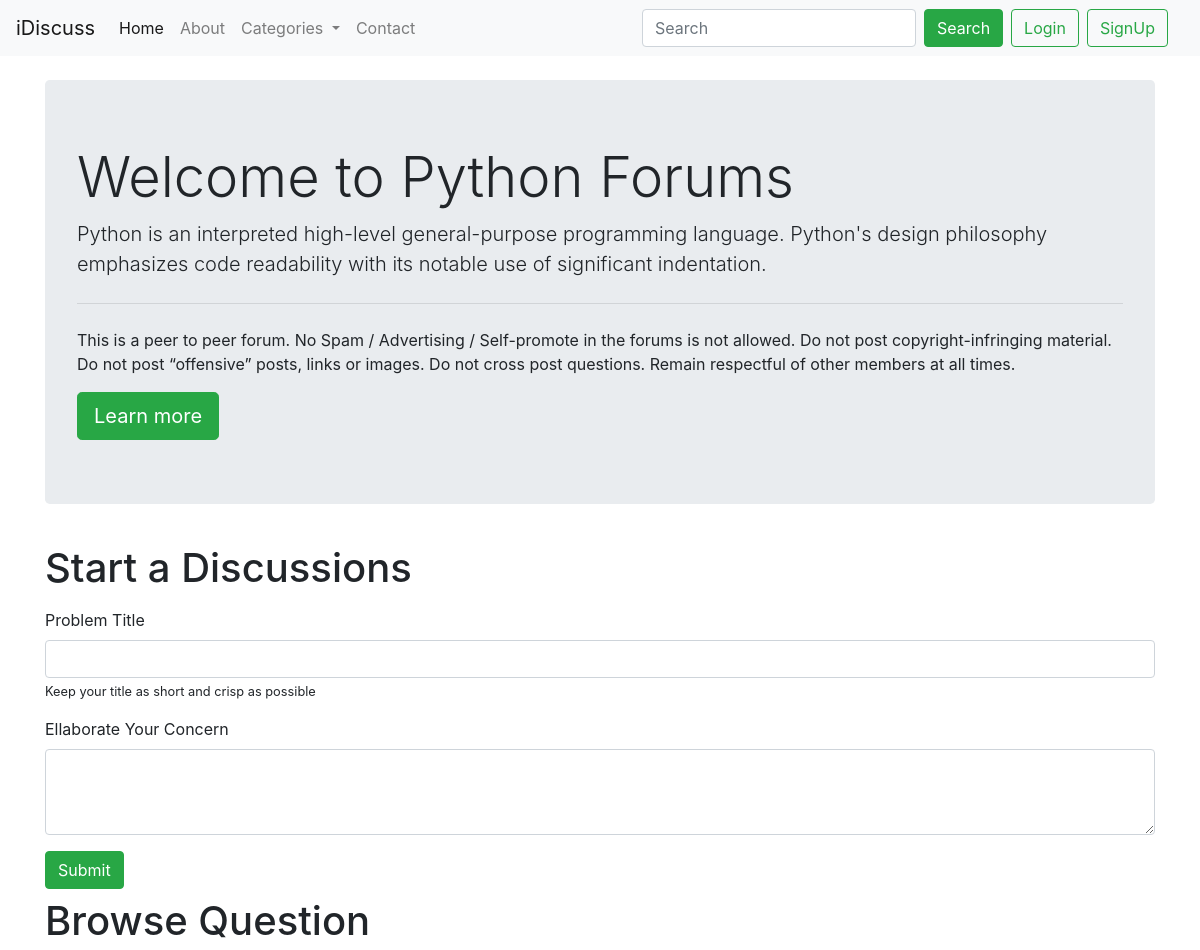
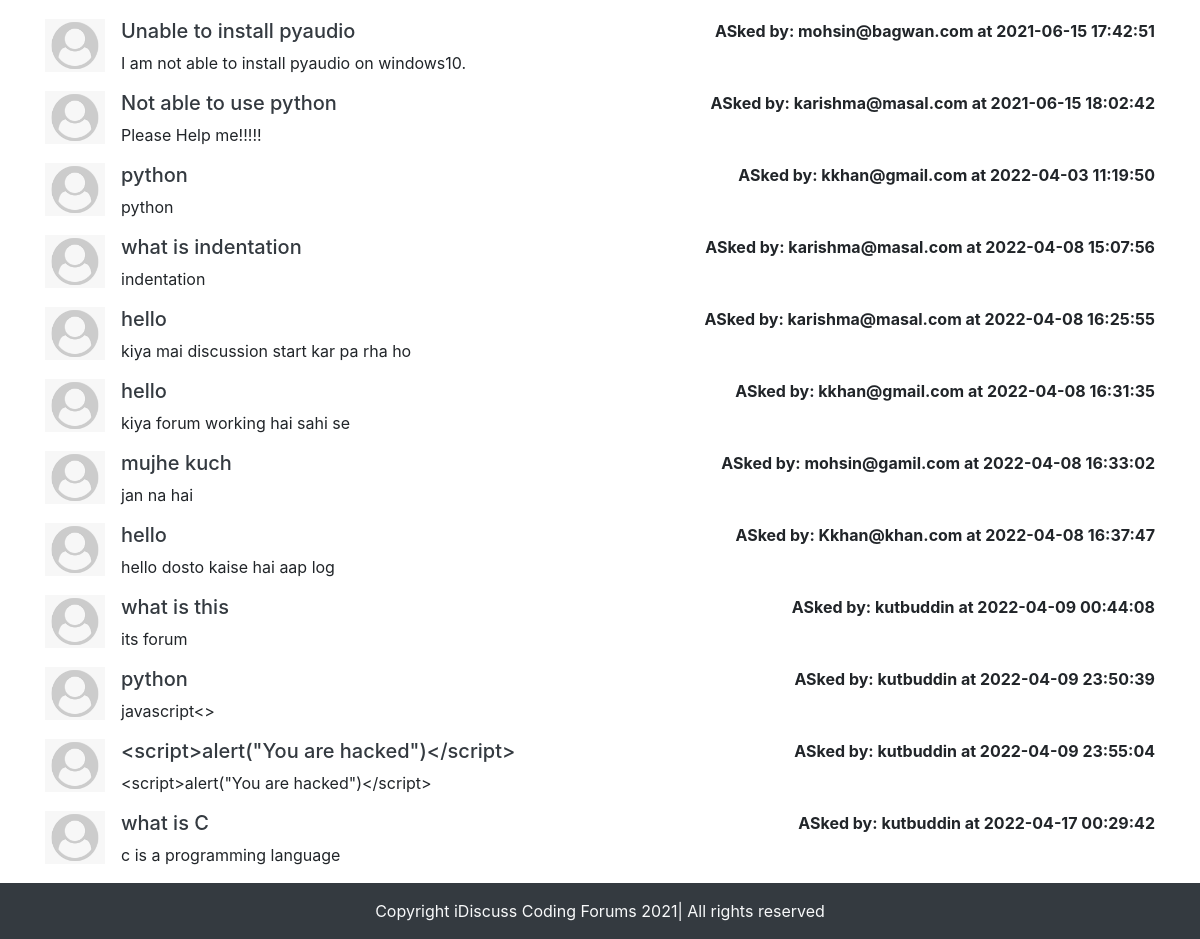
The app's page /threadlist.php?catid=1 with its own data (2 pictures, top to bottom).
### tables this page shows
CREATE TABLE `categories` (
  `category_id` int(8) NOT NULL,
  `category_name` varchar(255) NOT NULL,
  `category_description` varchar(255) NOT NULL,
  `created` datetime NOT NULL DEFAULT current_timestamp()
);

CREATE TABLE `threads` (
  `thread_id` int(7) NOT NULL,
  `thread_title` varchar(255) NOT NULL,
  `thread_description` text NOT NULL,
  `thread_cat_id` int(7) NOT NULL,
  `thread_user_id` int(7) NOT NULL,
  `timestamp` datetime NOT NULL DEFAULT current_timestamp()
);

CREATE TABLE `users` (
  `sno` int(8) NOT NULL,
  `user_email` varchar(30) NOT NULL,
  `user_pass` varchar(255) NOT NULL,
  `timestamp` datetime NOT NULL DEFAULT current_timestamp()
);

### threadlist.php (the view, shortened to what this page needs)
<!doctype html>
<html lang="en">
<head>
    <link rel="stylesheet" href="https://stackpath.bootstrapcdn.com/bootstrap/4.5.0/css/bootstrap.min.css"
>
</head>
<body>
    <?php include 'partials/_header.php';?>
    <?php include 'partials/_dbconnect.php';?>
    <?php
        $id = $_GET['catid'];
        $sql = "SELECT * FROM `categories` WHERE category_id=$id";
        $result = mysqli_query($conn, $sql);
        while($row = mysqli_fetch_assoc($result)){
            $catname = $row['category_name'];
            $desc = $row['category_description'];
        }
    ?>
    <div class="container my-4">
        <div class="jumbotron">
            <h1 class="display-4">Welcome to <?php echo $catname; ?> Forums</h1>
            <p class="lead"><?php echo $desc; ?> </p>
            <hr class="my-4">
            <p>This is a peer to peer forum. No Spam / Advertising / Self-promote in the forums is not allowed. Do
                not post copyright-infringing material. Do not post “offensive” posts, links or images. Do not cross
                post questions. Remain respectful of other members at all times.</p>
            <a class="btn btn-success btn-lg" href="#" role="button">Learn more</a>
        </div>
    </div>
    <div class="container">
        <h1 class="py-2">Start a Discussions</h1>
        <form action="<?php echo $_SERVER['REQUEST_URI']; ?>" method="post">
            <div class="mb-3">
                <label for="exampleInputEmail1" class="form-label">Problem Title</label>
                <input type="text" class="form-control" id="title" name="title" aria-describedby="title">
                <small id="emailHelp" class="form-text">Keep your title as short and crisp as possible</small>
            </div>
            <div class="form-group">
                <label for="exampleFormControlTextArea1">Ellaborate Your Concern</label>
                <textarea class="form-control" id="desc" name="desc" rows="3"></textarea>
            </div>
            <button type="submit" class="btn btn-success">Submit</button>
        </form>
    </div>
    <div class="container" id="ques">
        <h1 class="py-2">Browse Question</h1>
        <?php
            $id = $_GET['catid'];
            $sql = "SELECT * FROM `threads` WHERE thread_cat_id=$id";
            $result = mysqli_query($conn, $sql);
            while($row = mysqli_fetch_assoc($result)){
                $id = $row['thread_id'];
                $title = $row['thread_title'];
                $desc = $row['thread_description'];
                $thread_time = $row['timestamp'];
                $thread_user_id = $row['thread_user_id'];
                $sql2 = "SELECT user_email FROM `users` WHERE sno='$thread_user_id'";
                $result2 = mysqli_query($conn, $sql2);
                $row2 = mysqli_fetch_assoc($result2);
                echo '<div class="media my-3">
                    <img class="mr-3" src="img/user-default.png" width="60px" alt="">
                    <div class="media-body">' .
                        '<h5 class="mt-0"> <a class="text-dark" href="thread.php?threadid='. $id .'"> '. $title .'</a></h5>
                        '. $desc .' </div>' . '<p class="font-weight-bold my-0"> ASked by: ' . $row2['user_email']. ' at '. $thread_time.'</p>'.
                '</div>';
            }
        ?>
    </div>
    <?php include 'partials/_footer.php';?>
</body>
</html>

### partials/_header.php (shortened to what this page needs)
<?php
echo '
<nav class="navbar navbar-expand-lg navbar-light bg-light">
        <a class="navbar-brand" href="/Zaiba">iDiscuss</a>
        <button class="navbar-toggler" type="button" data-toggle="collapse" data-target="#navbarSupportedContent"
            aria-controls="navbarSupportedContent" aria-expanded="false" aria-label="Toggle navigation">
            <span class="navbar-toggler-icon"></span>
        </button>
        <div class="collapse navbar-collapse" id="navbarSupportedContent">
            <ul class="navbar-nav mr-auto">
                <li class="nav-item active">
                    <a class="nav-link" href="/Zaiba">Home <span class="sr-only">(current)</span></a>
                </li>
                <li class="nav-item">
                    <a class="nav-link" href="about.php">About</a>
                </li>
                <li class="nav-item dropdown">
                    <a class="nav-link dropdown-toggle" href="#" id="navbarDropdown" role="button"
                        data-toggle="dropdown" aria-haspopup="true" aria-expanded="false">
                        Categories
                    </a>
                    <div class="dropdown-menu" aria-labelledby="navbarDropdown">
                        <a class="dropdown-item" href="#">Action</a>
                        <a class="dropdown-item" href="#">Another action</a>
                        <div class="dropdown-divider"></div>
                        <a class="dropdown-item" href="#">Something else here</a>
                    </div>
                </li>
                <li class="nav-item">
                    <a class="nav-link" href="contact.php">Contact</a>
                </li>
            </ul>
            <div class="row mx-2">';
if(isset($_SESSION['loggedin']) && $_SESSION['loggedin'] == true){
    echo '<form class="form-inline my-2 my-lg-0">
    <input class="form-control mr-sm-2" type="search" placeholder="Search" aria-label="Search">
    <button class="btn btn-success my-2 my-sm-0" type="submit">Search
    </button>
    <p class="text-dark my-0 mx-2">Welcom '. $_SESSION['useremail'].'</p>
    <a href="partials/_logout.php" class="btn btn-outline-success mx-2" data-target="#signupModal">Logout</a>
    </form>';
}
else{
    echo '<form class="form-inline my-2 my-lg-0">
                <input class="form-control mr-sm-2" type="search" placeholder="Search" aria-label="Search">
                <button class="btn btn-success my-2 my-sm-0" type="submit">Search</button>
           </form>
    <button class="btn btn-outline-success ml-2" data-toggle="modal" data-target="#loginModal">Login</button>
    <button class="btn btn-outline-success mx-2" data-toggle="modal" data-target="#signupModal">SignUp</button>';
}
            echo '</div>
        </div>
    </nav> ';
?>

### partials/_footer.php
<div class="container-fluid bg-dark text-light bottom">
    <p class="text-center py-3 mb-0">Copyright iDiscuss Coding Forums 2021| All rights reserved</p>
</div>

### threadlist.php (style rules this page uses)
#ques { min-height: 433px; }

### records on screen
categories: category_name "Python", category_description "Python is an interpreted high-level general-purpose programming language. Python's design philosophy emphasizes code readability with its notable use of significant indentation."
threads: thread_title "Unable to install pyaudio", thread_description "I am not able to install pyaudio on windows10.", users.user_email "mohsin@bagwan.com", timestamp "2021-06-15 17:42:51"
threads: thread_title "Not able to use python", thread_description "Please Help me!!!!!", users.user_email "karishma@masal.com", timestamp "2021-06-15 18:02:42"
threads: thread_title "python", thread_description "python", users.user_email "kkhan@gmail.com", timestamp "2022-04-03 11:19:50"
threads: thread_title "what is indentation", thread_description "indentation", users.user_email "karishma@masal.com", timestamp "2022-04-08 15:07:56"
threads: thread_title "hello", thread_description "kiya mai discussion start kar pa rha ho", users.user_email "karishma@masal.com", timestamp "2022-04-08 16:25:55"
threads: thread_title "hello", thread_description "kiya forum working hai sahi se", users.user_email "kkhan@gmail.com", timestamp "2022-04-08 16:31:35"
threads: thread_title "mujhe kuch", thread_description "jan na hai", users.user_email "mohsin@gamil.com", timestamp "2022-04-08 16:33:02"
threads: thread_title "hello", thread_description "hello dosto kaise hai aap log", users.user_email "Kkhan@khan.com", timestamp "2022-04-08 16:37:47"
threads: thread_title "what is this", thread_description "its forum", users.user_email "kutbuddin", timestamp "2022-04-09 00:44:08"
threads: thread_title "python", thread_description "javascript<>", users.user_email "kutbuddin", timestamp "2022-04-09 23:50:39"
threads: thread_title "<script>alert(\"You are hacked\")</script>", thread_description "<script>alert(\"You are hacked\")</script>", users.user_email "kutbuddin", timestamp "2022-04-09 23:55:04"
threads: thread_title "what is C", thread_description "c is a programming language", users.user_email "kutbuddin", timestamp "2022-04-17 00:29:42"
